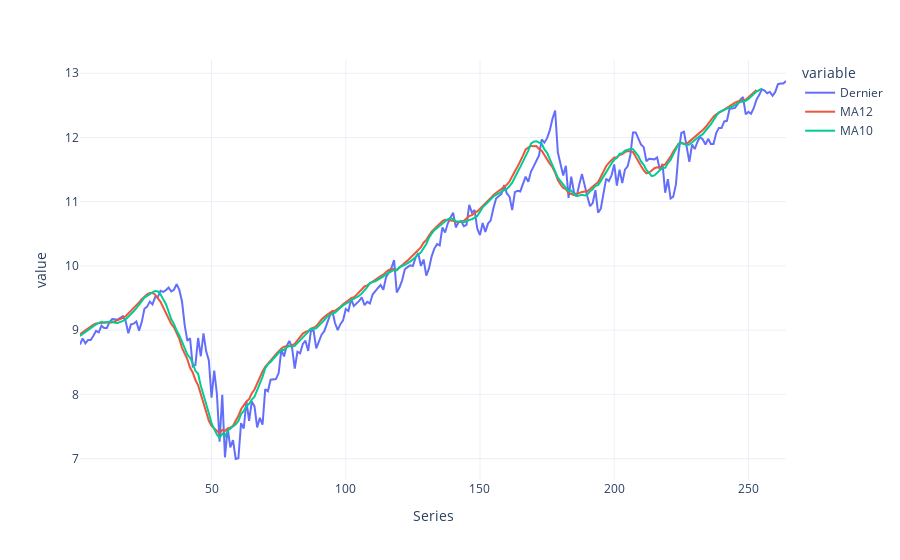

Notebook code cell kept with this figure:
### Code cell
# create 12 month moving average
data['MA12'] = data['Dernier'].rolling(12).mean()
data['MA10'] = data['Dernier'].rolling(10).mean()

# plot the data and MA
#xgridoff
fig = px.line(data, x="Series", y=["Dernier", "MA12","MA10"], template = 'plotly_white')
fig.show()

### Figure 1 — Plotly figure (JSON) as saved in the notebook; plotly's stock layout.template omitted (floating-point values rounded to 4 significant figures; data arrays with more than 128 entries replaced by an {"elided": "..."} marker saying what was removed)
{"data": [{"hovertemplate": "variable=Dernier<br>Series=%{x}<br>value=%{y}<extra></extra>", "legendgroup": "Dernier", "line": {"color": "#636efa", "dash": "solid"}, "marker": {"symbol": "circle"}, "mode": "lines", "name": "Dernier", "orientation": "v", "showlegend": true, "type": "scatter", "x": {"elided": "264 int values"}, "xaxis": "x", "y": {"elided": "264 float values"}, "yaxis": "y"}, {"hovertemplate": "variable=MA12<br>Series=%{x}<br>value=%{y}<extra></extra>", "legendgroup": "MA12", "line": {"color": "#EF553B", "dash": "solid"}, "marker": {"symbol": "circle"}, "mode": "lines", "name": "MA12", "orientation": "v", "showlegend": true, "type": "scatter", "x": {"elided": "264 int values"}, "xaxis": "x", "y": {"elided": "264 float values"}, "yaxis": "y"}, {"hovertemplate": "variable=MA10<br>Series=%{x}<br>value=%{y}<extra></extra>", "legendgroup": "MA10", "line": {"color": "#00cc96", "dash": "solid"}, "marker": {"symbol": "circle"}, "mode": "lines", "name": "MA10", "orientation": "v", "showlegend": true, "type": "scatter", "x": {"elided": "264 int values"}, "xaxis": "x", "y": {"elided": "264 float values"}, "yaxis": "y"}], "layout": {"legend": {"title": {"text": "variable"}, "tracegroupgap": 0}, "margin": {"t": 60}, "xaxis": {"anchor": "y", "domain": [0, 1], "title": {"text": "Series"}}, "yaxis": {"anchor": "x", "domain": [0, 1], "title": {"text": "value"}}}}
